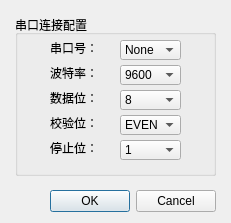
<?xml version="1.0" encoding="UTF-8"?>
<ui version="4.0">
 <class>Dialog_SerialCfg</class>
 <widget class="QDialog" name="Dialog_SerialCfg">
  <property name="windowModality">
   <enum>Qt::NonModal</enum>
  </property>
  <property name="geometry">
   <rect>
    <x>0</x>
    <y>0</y>
    <width>231</width>
    <height>223</height>
   </rect>
  </property>
  <property name="contextMenuPolicy">
   <enum>Qt::NoContextMenu</enum>
  </property>
  <property name="acceptDrops">
   <bool>false</bool>
  </property>
  <property name="windowTitle">
   <string>新建连接</string>
  </property>
  <widget class="QDialogButtonBox" name="buttonBox">
   <property name="geometry">
    <rect>
     <x>30</x>
     <y>185</y>
     <width>186</width>
     <height>32</height>
    </rect>
   </property>
   <property name="orientation">
    <enum>Qt::Horizontal</enum>
   </property>
   <property name="standardButtons">
    <set>QDialogButtonBox::Cancel|QDialogButtonBox::Ok</set>
   </property>
  </widget>
  <widget class="QGroupBox" name="groupBox">
   <property name="geometry">
    <rect>
     <x>15</x>
     <y>15</y>
     <width>201</width>
     <height>161</height>
    </rect>
   </property>
   <property name="title">
    <string>串口连接配置</string>
   </property>
   <widget class="QComboBox" name="combox_bytesize">
    <property name="geometry">
     <rect>
      <x>105</x>
      <y>75</y>
      <width>61</width>
      <height>20</height>
     </rect>
    </property>
    <property name="minimumSize">
     <size>
      <width>0</width>
      <height>0</height>
     </size>
    </property>
    <item>
     <property name="text">
      <string>8</string>
     </property>
    </item>
    <item>
     <property name="text">
      <string>7</string>
     </property>
    </item>
    <item>
     <property name="text">
      <string>6</string>
     </property>
    </item>
    <item>
     <property name="text">
      <string>5</string>
     </property>
    </item>
   </widget>
   <widget class="QComboBox" name="combox_baud">
    <property name="geometry">
     <rect>
      <x>105</x>
      <y>50</y>
      <width>61</width>
      <height>20</height>
     </rect>
    </property>
    <property name="minimumSize">
     <size>
      <width>0</width>
      <height>0</height>
     </size>
    </property>
    <item>
     <property name="text">
      <string>9600</string>
     </property>
    </item>
    <item>
     <property name="text">
      <string>38400</string>
     </property>
    </item>
    <item>
     <property name="text">
      <string>115200</string>
     </property>
    </item>
   </widget>
   <widget class="QLabel" name="label_1">
    <property name="geometry">
     <rect>
      <x>35</x>
      <y>20</y>
      <width>51</width>
      <height>25</height>
     </rect>
    </property>
    <property name="minimumSize">
     <size>
      <width>0</width>
      <height>0</height>
     </size>
    </property>
    <property name="text">
     <string>串口号：</string>
    </property>
   </widget>
   <widget class="QLabel" name="label_4">
    <property name="geometry">
     <rect>
      <x>35</x>
      <y>95</y>
      <width>46</width>
      <height>25</height>
     </rect>
    </property>
    <property name="minimumSize">
     <size>
      <width>46</width>
      <height>23</height>
     </size>
    </property>
    <property name="text">
     <string>校验位：</string>
    </property>
   </widget>
   <widget class="QLabel" name="label_5">
    <property name="geometry">
     <rect>
      <x>35</x>
      <y>120</y>
      <width>46</width>
      <height>25</height>
     </rect>
    </property>
    <property name="minimumSize">
     <size>
      <width>46</width>
      <height>23</height>
     </size>
    </property>
    <property name="text">
     <string>停止位：</string>
    </property>
   </widget>
   <widget class="QComboBox" name="combox_stopbits">
    <property name="geometry">
     <rect>
      <x>105</x>
      <y>125</y>
      <width>61</width>
      <height>20</height>
     </rect>
    </property>
    <property name="minimumSize">
     <size>
      <width>0</width>
      <height>0</height>
     </size>
    </property>
    <item>
     <property name="text">
      <string>1</string>
     </property>
    </item>
    <item>
     <property name="text">
      <string>1.5</string>
     </property>
    </item>
    <item>
     <property name="text">
      <string>2</string>
     </property>
    </item>
   </widget>
   <widget class="QComboBox" name="combox_parity">
    <property name="geometry">
     <rect>
      <x>105</x>
      <y>100</y>
      <width>61</width>
      <height>20</height>
     </rect>
    </property>
    <property name="minimumSize">
     <size>
      <width>0</width>
      <height>0</height>
     </size>
    </property>
    <property name="currentIndex">
     <number>1</number>
    </property>
    <item>
     <property name="text">
      <string>None</string>
     </property>
    </item>
    <item>
     <property name="text">
      <string>EVEN</string>
     </property>
    </item>
    <item>
     <property name="text">
      <string>ODD</string>
     </property>
    </item>
    <item>
     <property name="text">
      <string>MARK</string>
     </property>
    </item>
    <item>
     <property name="text">
      <string>SPACE</string>
     </property>
    </item>
   </widget>
   <widget class="QLabel" name="label_2">
    <property name="geometry">
     <rect>
      <x>35</x>
      <y>45</y>
      <width>46</width>
      <height>25</height>
     </rect>
    </property>
    <property name="minimumSize">
     <size>
      <width>46</width>
      <height>23</height>
     </size>
    </property>
    <property name="text">
     <string>波特率：</string>
    </property>
   </widget>
   <widget class="QLabel" name="label_3">
    <property name="geometry">
     <rect>
      <x>35</x>
      <y>70</y>
      <width>46</width>
      <height>25</height>
     </rect>
    </property>
    <property name="minimumSize">
     <size>
      <width>46</width>
      <height>23</height>
     </size>
    </property>
    <property name="text">
     <string>数据位：</string>
    </property>
   </widget>
   <widget class="QComboBox_SelSerialNum" name="combox_port">
    <property name="geometry">
     <rect>
      <x>105</x>
      <y>25</y>
      <width>61</width>
      <height>20</height>
     </rect>
    </property>
    <property name="minimumSize">
     <size>
      <width>0</width>
      <height>0</height>
     </size>
    </property>
    <item>
     <property name="text">
      <string>None</string>
     </property>
    </item>
   </widget>
  </widget>
 </widget>
 <customwidgets>
  <customwidget>
   <class>QComboBox_SelSerialNum</class>
   <extends>QComboBox</extends>
   <header>MyWidgets</header>
  </customwidget>
 </customwidgets>
 <resources/>
 <connections>
  <connection>
   <sender>buttonBox</sender>
   <signal>accepted()</signal>
   <receiver>Dialog_SerialCfg</receiver>
   <slot>accept()</slot>
   <hints>
    <hint type="sourcelabel">
     <x>44</x>
     <y>227</y>
    </hint>
    <hint type="destinationlabel">
     <x>12</x>
     <y>208</y>
    </hint>
   </hints>
  </connection>
  <connection>
   <sender>buttonBox</sender>
   <signal>rejected()</signal>
   <receiver>Dialog_SerialCfg</receiver>
   <slot>reject()</slot>
   <hints>
    <hint type="sourcelabel">
     <x>132</x>
     <y>224</y>
    </hint>
    <hint type="destinationlabel">
     <x>223</x>
     <y>206</y>
    </hint>
   </hints>
  </connection>
 </connections>
</ui>
